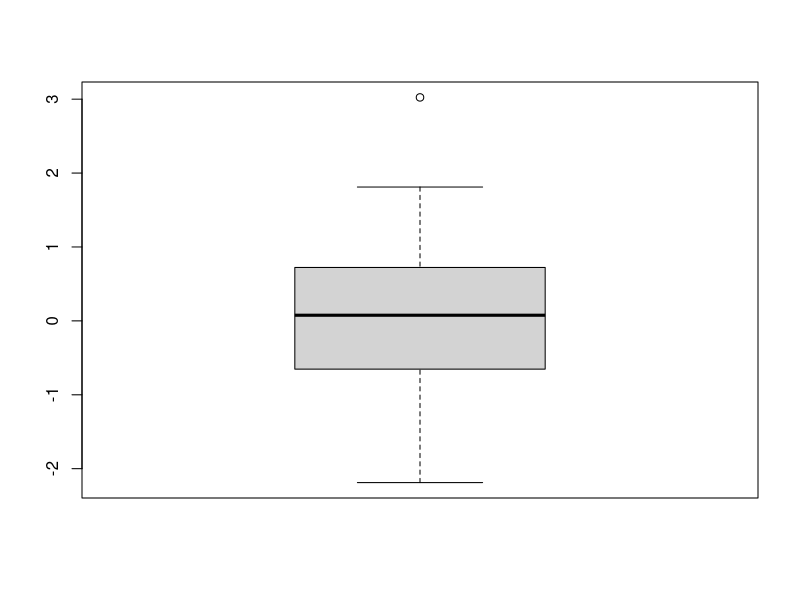
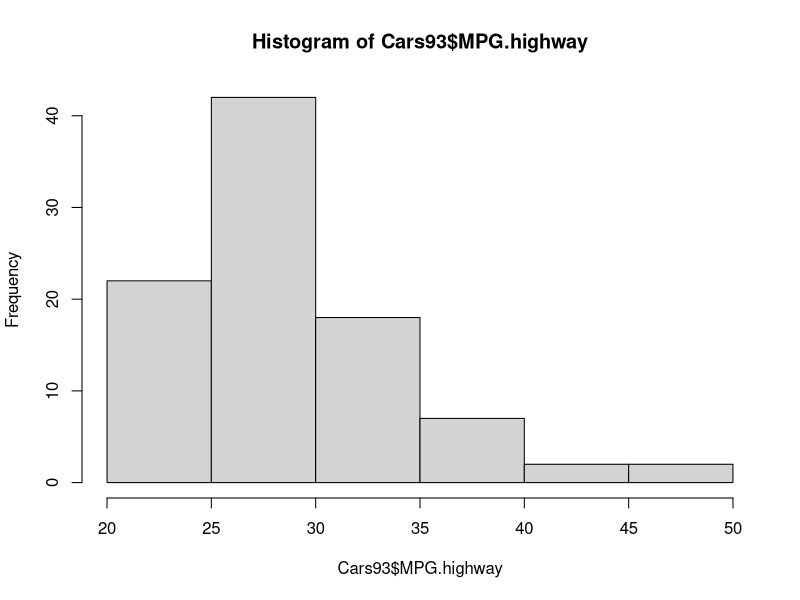
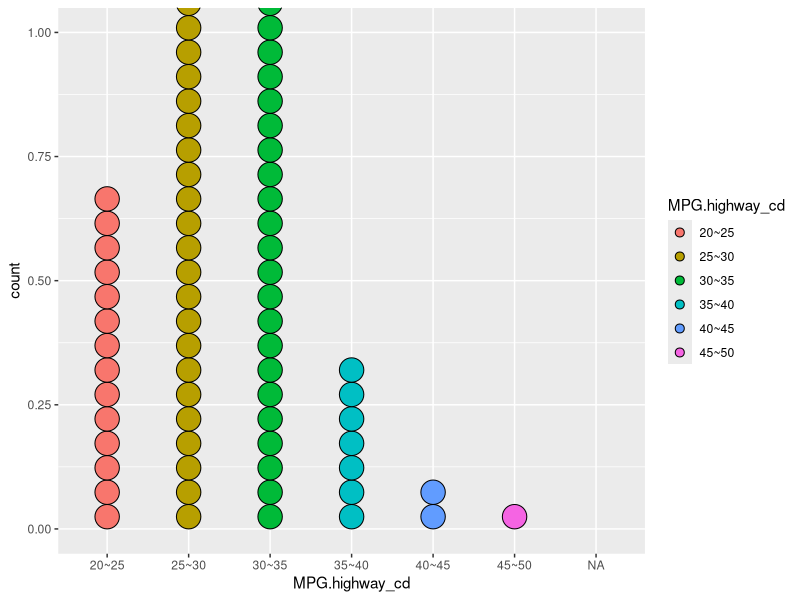
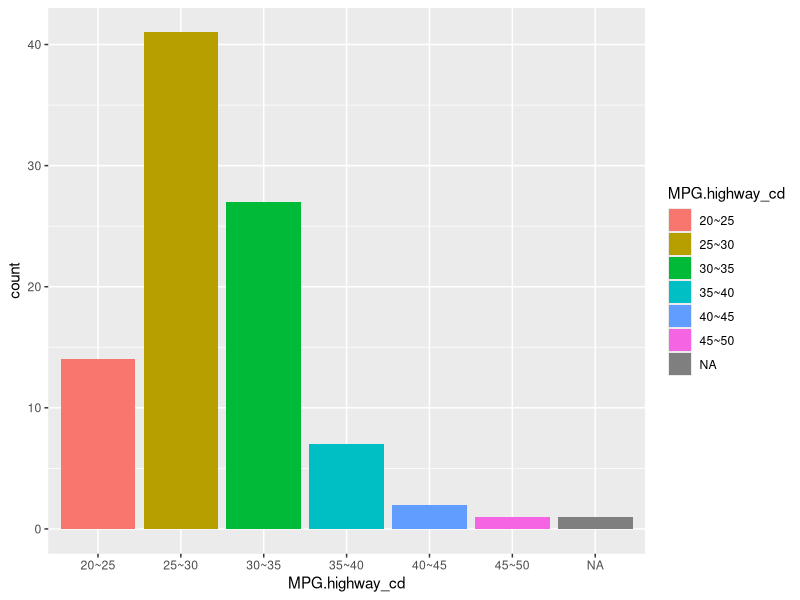
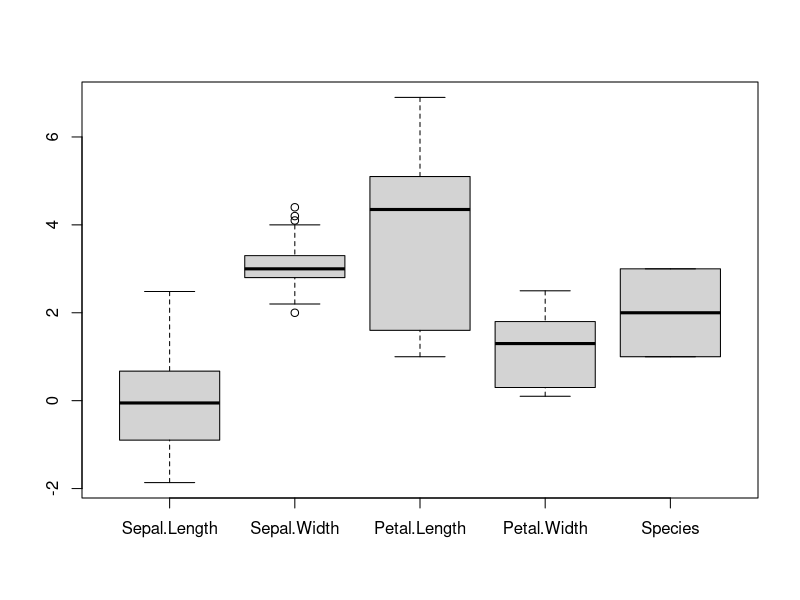

Write R code to recreate these figures, in order.
(x<-1:10)
rnorm(100,mean=5,sd=3) #rnrom : random + norm(정규분포) #랜덤으로 정규분포 100개를 만들어라 
(x=rnorm(100)) #표준정규분포(평균 : 0, 표준편차 : 1) 무한대까지 생성
(su<-sum(x))
#평균
mean(x) #=su/100
#분산
var(x) #=sum((x-mean(x))^2)/(100-1)
varresult=sum((x-mean(x))^2)/(100-1) #100-1 : 자유도
#표준편차
sd(x) #=sqrt(varresult)
sdresult=sd(x)
#표준오차
sdresult/sqrt(100)
#변동계수
sdresult/mean(x)
#범위
range(x)
diff(range(x))
#IQR(Inter Quantile Range)
IQR(x) #3사분위수-1사분위수
quantile(x,0.75)-quantile(x,0.25)
#요약
summary(x) #min 1사분위수 중위값 3사분위수 max
boxplot(x)

#균등분포(uniform) : 확률이 동일
uni<-runif(100)
max(uni)
min(uni)
prod(uni)
order(uni) #인덱스 순서
table(uni) #도수분포표 #uni는 균등분포라 하나씩만 있음
table(x) #소수점이 있어서 하나씩만 출력됨, 소수점을 없애고 정수로 출력하려면 구간값을 설정해주면 됨

abs(-5)
log(10) #자연로그
log10(10)
#올림 버림 반올림
(x<-c(1.5,2.5,-1.3,2.5))
ceiling(mean(x))
floor(mean(x))
round(mean(x))
#범주화
x<--5:5
cut(x,breaks=2) #cut : 구간 범주화 #2개로 나누라해서 0,1 두개로 나눔(개수로 나눔(정분))
cut(x,breaks=c(-6,2,5)) #범위로 나눔(-6에서 2까지,2에서 5까지)
x<-c(12,1,25,12,65,2,6,17)
result<-cut(x,breaks=c(0,3,12,15,20,80),labels=c("First","Second","Third","Fourth","Fifth"))
table(result)

library(MASS)
str(Cars93) #93 obs. of  27 variables(93x27의 dataframe)
#히스토그램(자동으로 구간 범주화+table(도수분포표))->시각화=히스토그램
#연속된 수에서만 사용가능
hist(Cars93$MPG.highway) #MPG.highway : 고속도로에서의 연비
disc_1<-Cars93[,c("Model","MPG.highway")] #두개만 따로 빼서 저장
head(disc_1)

within(Cars93,{MPG.highway>=20&MPG.highway<25}) #within(a,{b,c,d}) : a$b a$c a$d와 같은 의미를 가짐
range(disc_1["MPG.highway"])
disc_1<-within(disc_1,{
  MPG.highway_cd = character(0) #변수생성
  MPG.highway_cd[MPG.highway>=20 & MPG.highway<25] = "20~25"
  MPG.highway_cd[MPG.highway>=25 & MPG.highway<30] = "25~30"
  MPG.highway_cd[MPG.highway>=30 & MPG.highway<35] = "30~35"
  MPG.highway_cd[MPG.highway>=35 & MPG.highway<40] = "35~40"
  MPG.highway_cd[MPG.highway>=40 & MPG.highway<45] = "40~45"
  MPG.highway_cd[MPG.highway>=45 & MPG.highway<50] = "45~50"
  MPG.highway_cd=factor(MPG.highway_cd,level=c("20~25","25~30","30~35","35~40","40~45","45~50"))})
str(disc_1)
head(disc_1)
attributes(disc_1$MPG.highway_cd)
table(disc_1$MPG.highway_cd)
#apply(a,b,c)  a : 데이터, b : 1(행),2(열), c : 함수
#tapply(a,b,c) a : 데이터, b : , c : 함수
tapply(disc_1$MPG.highway,disc_1$MPG.highway_cd,sum) #6개의 범주를 기준으로 MPG.highway의 합계 출력
tapply(disc_1$MPG.highway,disc_1$MPG.highway_cd,mean)
tapply(disc_1$MPG.highway,disc_1$MPG.highway_cd,sd)

#install.packages("ggplot2")
library(ggplot2) #시각화 패키지(layer로 나눠져있음)
#dev.off()
#ggplot으로 기본 구성 세팅,geom_dotplot(점 모양)으로 모양 결정
ggplot(disc_1,aes(x=MPG.highway_cd, fill=MPG.highway_cd))+geom_dotplot(binwidth = 0.3) #binwidth : 간격
#ggplot으로 기본 구성 세팅,geom_bar으로 모양 결정
ggplot(disc_1,aes(x=MPG.highway_cd, fill=MPG.highway_cd))+geom_bar()

#4분위수 범주화
disc_1 <- within(disc_1,{
  MPG.highway_cd2 = character(0)
  MPG.highway_cd2[ MPG.highway <  quantile(MPG.highway, 0.25) ] = "1Q"
  MPG.highway_cd2[ MPG.highway >= quantile(MPG.highway, 0.25) & MPG.highway < quantile(MPG.highway, 0.50) ] = "2Q"
  MPG.highway_cd2[ MPG.highway >= quantile(MPG.highway, 0.50) & MPG.highway < quantile(MPG.highway, 0.75) ] = "3Q"
  MPG.highway_cd2[ MPG.highway >= quantile(MPG.highway, 0.75) ] = "4Q"
  MPG.highway_cd2 = factor(MPG.highway_cd2,level = c("1Q", "2Q", "3Q", "4Q"))})
head(disc_1)
(table(disc_1$MPG.highway_cd2))
tapply(disc_1$MPG.highway,disc_1$MPG.highway_cd2,mean)

#개수로 범주화 : 연비 데이터를 기준으로 정렬하고 순서대로 번호를 매긴 다음 4구간으로 범주화하시오
(disc_1<-disc_1[order(disc_1$MPG.highway), ])
disc_1$N<-seq(1:length(disc_1$MPG.highway))

disc_1<-within(disc_1,{
  MPG.highway_cd3 = character(0)
  MPG.highway_cd3[N<=23] = "1st_Freq"
  MPG.highway_cd3[N>=24 & N<=46] = "2nd_Freq"
  MPG.highway_cd3[N>=47 & N<=69] = "3rd_Freq"
  MPG.highway_cd3[N>=70] = "4th_Freq"
  MPG.highway_cd3 = factor(MPG.highway_cd3,level=c("1st_Freq","2nd_Freq","3rd_Freq","4th_Freq"))
})
head(disc_1)

#one-hot-encoding 범주형의 정규화(신경만 반드시 실행)
#정규화 : 종속변수를 동일한 영향을 가진 독립변수로 변화
#범주형 : 범주 5개일때 0.2 0.4 0.6 0.8 1.0
Quter<-c("E1","E2","E3","E4","E1","E2","E3","E4")
Productcount<-c(30,80,40,10,28,75,39,6)
TS<-data.frame(Quter,Productcount,stringsAsFactors = F)
TS<-transform(TS,
              Quter1 = ifelse(Quter=="E1",1,0), #3항 연산자 ifelse(a,b,c) a : 조건 b : 참일 경우 c : 거짓일 경우
              Quter2 = ifelse(Quter=="E2",1,0),
              Quter3 = ifelse(Quter=="E3",1,0),
              Quter4 = ifelse(Quter=="E4",1,0))
TS

#정규화
min_max_norm<-function(x){ #vector
  (x-min(x))/(max(x)-min(x))
}
#나팔꽃, 꽃잎, 꽃받침을 이용해서 종을 분류
head(iris)  
#3가지 종(범주형)
str(iris) #종마다 50개
lapply(iris[1:4],min_max_norm) #자동 열방향 처리
#객체 지향 프로그래밍이지만 클래스를 함수형 프로그래밍으로 바꿔서 클래스 없음(객체 지향 프로그래밍을 구조적 프로그래밍처럼 사용)
iris[1:4]
iris_norm<-as.data.frame(lapply(iris[1:4],min_max_norm)) #데이터 프래임으로 바꿈
head(iris_norm)

#Z점수 정규화(z=(x-mu(평균))/sigma(표준편차)) (표준정규분포에서 찾으면됨)
head(iris)
iris$Sepal.Length<-(iris$Sepal.Length-mean(iris$Sepal.Length))/sd(iris$Sepal.Length)

z_normal<-function(x){ #기본적으로 vector
  (x-mean(x))/sd(x)
}
iris_z_norm<-as.data.frame(lapply(iris[1:4],z_normal))
iris_z_norm

iris_standardize<-as.data.frame(scale(iris[1:4]))

summary(iris)
str(iris)
head(iris)
tail(iris)
dim(iris)
length(iris) #length(벡터) : 행, length(데이터프레임) : 열
NROW(iris)
names(iris)
class(iris)
sapply(iris,class) #열별로 character(문자) 벡터로 출력
mode(sapply(iris,class))
boxplot(iris)

ir<-iris
head(ir)
IQR(ir$Sepal.Width)
mean(ir$Sepal.Width)
(ir$Sepal.Width=ifelse(ir$Sepal.Width>1,ir$Sepal.Width,NA))
is.na(ir[,2]) #결측치 확인함수

#install.packages("dplyr")
library(dplyr)

#ir%>%filter(!is.na(ir))
summary(iris[,1])
fivenum(iris[,1],na.rm = TRUE) #minimum lower-hinge median upper-hinge maximum

(outdata<-iris[1:4])
for(i in 1:(ncol(outdata)-1)){ #자바의 for in 문과 동일
  uppercut=fivenum(outdata[,i],na.rm = T)[4]+1.5*IQR(outdata[,i],na.rm = T) #상한치
  lowercut=fivenum(outdata[,i],na.rm = T)[2]-1.5*IQR(outdata[,i],na.rm = T) #하한치
  out<-filter(outdata,outdata[,i]<=uppercut, outdata[,i]>=lowercut)
}
str(out)
#install.packages("forecast")
library(forecast)

head(mtcars)
str(mtcars) #32x11(변수 개수 : 11)
(exdata<-mtcars[1:10,1:3])
class(exdata)

#문제
#apply를 이용해서 mtcars에서 추출된 exdata의 열별 합계를 구하시오
apply(exdata,2,sum)
#tapply를 이용해서 exdata의 실린더별 연비의 평균 분산 표준편차를 구하시오
(datamean<-tapply(exdata$mpg, exdata$cyl,mean))
(datavar<-tapply(exdata$mpg, exdata$cyl,var))
(datasd<-tapply(exdata$mpg, exdata$cyl,sd))
(result<-rbind(datamean,datavar,datasd))
rownames(result)<-c("평균","분산","표준편차")
result
#각 열의 클래스 타입을 확인하시오
apply(exdata,2,class)
lapply(exdata,class)
sapply(exdata,class)
class(apply(exdata,2,class))
class(lapply(exdata,class))
class(sapply(exdata,class))

(mat<-matrix(rnorm(20),nrow=5,ncol=4))

#문제 : 행으로 1사분위수와 중위수 3사분위수를 출력하시오
apply(mat,1,quantile, probs=c(0.25,0.5,0.75))

########################################################
state_table <-
  data.frame( key=c("SE", "DJ", "DG", "SH", "QD"),
              name=c(" 서울", "대전", "대구", "상해", "칭따오"),
              country=c("한국", "한국", "한국", "중국", "중국"))
state_table
# 년도
month_table <-
  data.frame(key=1:12,
             desc=c("Jan", "Feb", "Mar", "Apr", "May", "Jun", "Jul", "Aug", "Sep", "Oct", "Nov", "Dec"),
             quarter=c("Q1","Q1","Q1","Q2","Q2","Q2","Q3","Q3","Q3","Q4","Q4","Q4"))
month_table
# 상품 테이블
prod_table <-data.frame(key=c("Printer", "Tablet", "Laptop"), price=c(225, 570, 1120))
prod_table
(prod_table1 <- data.frame(Printer=225,Tablet=570, Laptop=1120 ))

(prod_table1 <-t(prod_table1)) #t() : 전치행렬

prod_table
names(prod_table)
row.names(prod_table)

row.names(prod_table)<-c("Printer", "Tablet", "Laptop")
prod_table["Tablet",]
prod_table[prod_table["key"]=="Tablet"][2]
prod <- sample(prod_table$key, 5, replace=T, prob=c(1, 3, 2))
prod
class(prod)

gen_sales <- function(no_of_recs) {
  loc <- sample(state_table$key, no_of_recs, replace=T, prob=c(2,2,1,1,1))
  time_month <- sample(month_table$key, no_of_recs, replace=T)
  time_year <- sample(c(2012, 2013), no_of_recs, replace=T)
  prod <- sample(prod_table$key, no_of_recs, replace=T, prob=c(1, 3, 2))
  unit <- sample(c(1,2), no_of_recs, replace=T, prob=c(10, 3))
  
  amount <- unit*prod_table1[prod,1]
  
  
  
  sales <- data.frame(month=time_month,
                      year=time_year,
                      loc=loc,
                      prod=prod,
                      unit=unit,
                      amount=amount)
  
  sales <- sales[order(sales$year, sales$month),]
  row.names(sales) <- NULL
  return(sales)
}

sales_fact<-gen_sales(500)
sales_fact
str(sales_fact)
head(sales_fact)
tail(sales_fact)

(revenue_cube<-
    tapply(sales_fact$amount,sales_fact[,c("prod","month","year","loc")],
           FUN=function(x){return(sum(x))}))

tapply(sales_fact$amount,sales_fact[,c("prod")],
      FUN=function(x){return(sum(x))})
tapply(sales_fact$amount,sales_fact[,c("month")],
      FUN=function(x){return(sum(x))})
tapply(sales_fact$amount,sales_fact[,c("year")],
      FUN=function(x){return(sum(x))})
tapply(sales_fact$amount,sales_fact[,c("loc")],
      FUN=function(x){return(sum(x))})

scube<-revenue_cube[c("Tablet","laptop",' ' )]
scube
revenue_cube["Tablet","1","2012",]#dicing
revenue_cube[,"3","2013",] #slicing
revenue_cube
#roll-up
apply(revenue_cube,c("year","prod"),FUN=function(x){return(sum(x,na.rm = TRUE))})
apply(revenue_cube,c("prod","year"),FUN=function(x){return(sum(x,na.rm = TRUE))})

#문제
#제품별로 년도별, 월별 매출액을 확인하시오
apply(revenue_cube,c("year","month","prod"),FUN=function(x){return(sum(x,na.rm = TRUE))})
#매장별 제품별로 월별 매출액을 확인하시오
apply(revenue_cube,c("loc","prod","month"),FUN=function(x){return(sum(x,na.rm = TRUE))})
